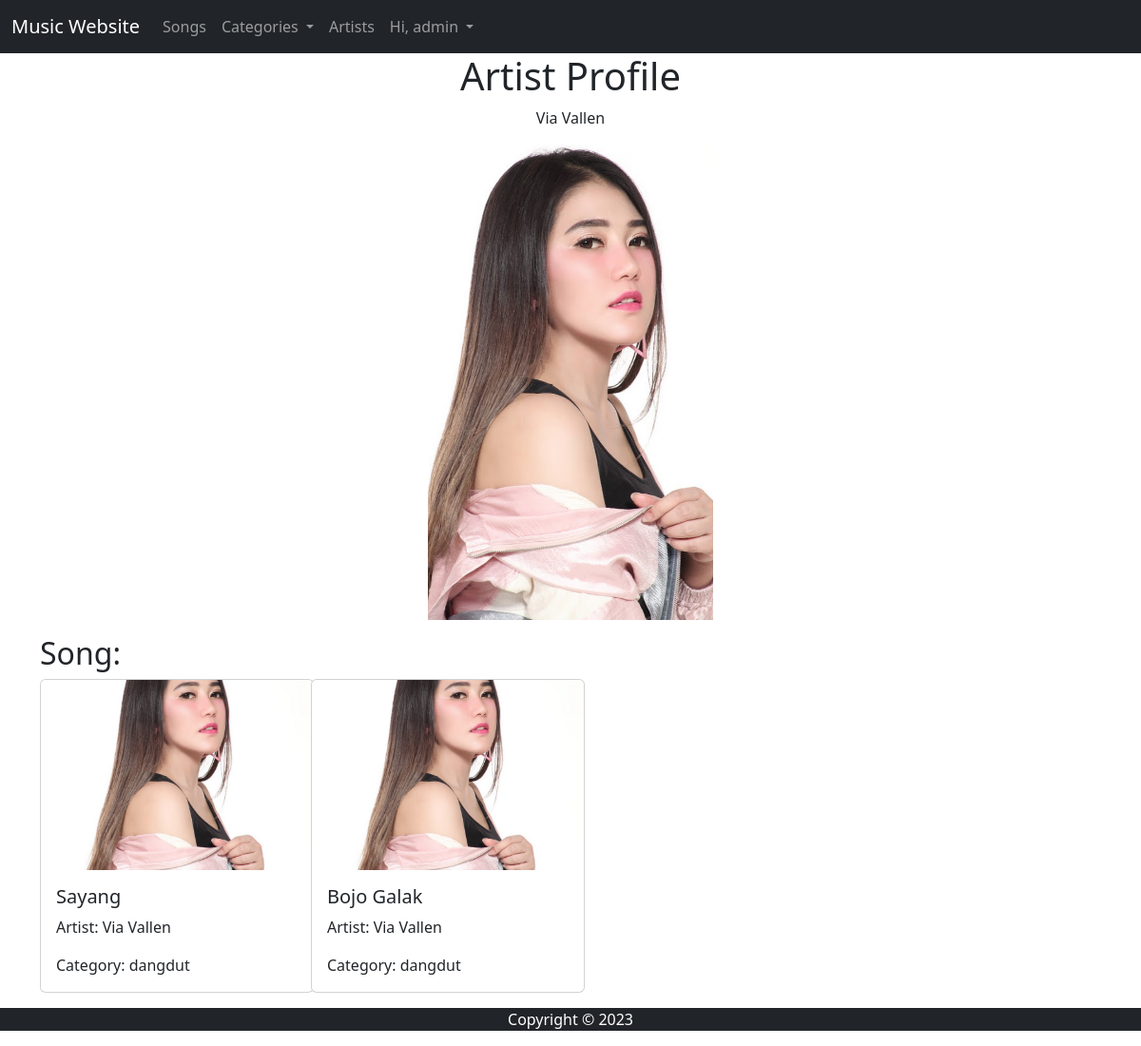
Page /page/user/artist.php?id=2 (signed in) on the committed database.
### tables this page shows
CREATE TABLE `artists` (
  `id` int(11) NOT NULL,
  `name` varchar(50) NOT NULL,
  `bio` text NOT NULL,
  `user_id` int(11) NOT NULL,
  `image` varchar(1024) NOT NULL
);

CREATE TABLE `songs` (
  `id` int(11) NOT NULL,
  `title` varchar(100) NOT NULL,
  `user_id` int(11) NOT NULL,
  `artist_id` int(11) NOT NULL,
  `image` varchar(1024) NOT NULL,
  `file` varchar(1024) NOT NULL,
  `category_id` int(11) NOT NULL,
  `date` datetime NOT NULL,
  `views` int(11) NOT NULL
);

CREATE TABLE `categories` (
  `id` int(11) NOT NULL,
  `category` varchar(30) NOT NULL,
  `disabled` tinyint(1) NOT NULL DEFAULT 0
);

### page/user/artist.php (the view, shortened to what this page needs)
<?php
    $id=$_GET['id'];
?>
<!DOCTYPE html>
<html lang="en">
<head>
    <link href="https://cdn.jsdelivr.net/npm/bootstrap@5.2.3/dist/css/bootstrap.min.css" rel="stylesheet">
</head>
<body>
<header class="bg-dark">
        <nav class="navbar navbar-expand-lg navbar-dark">
            <div class="container-fluid">
                <a class="navbar-brand" href="#">Music Website</a>
                <div class="collapse navbar-collapse" id="navbarNav">
                    <ul class="navbar-nav">
                        <li class="nav-item">
                            <a class="nav-link" href="songs.php">Songs</a>
                        </li>
                        <li class="nav-item dropdown">
                            <a class="nav-link dropdown-toggle" href="#" role="button" data-bs-toggle="dropdown" aria-expanded="false">
                                Categories
                            </a>
                        </li>
                        <li class="nav-item">
                            <a class="nav-link" href="artists.php">Artists</a>
                        </li>
                        <li class="nav-item dropdown">
                            <a class="nav-link dropdown-toggle" href="#" role="button" data-bs-toggle="dropdown" aria-expanded="false">
                                Hi, <?php echo $_SESSION['username'];?>
                            </a>
                        </li>
                    </ul>
                </div>
            </div>
        </nav>
    </header>
<main>
    <div class="container">
        <?php
            include '../../core/koneksi.php';
            $query = mysqli_query($konek, "SELECT songs.id AS song_id, categories.id AS category_id,artists.image AS artist_image, songs.*, artists.*, categories.*
            FROM songs
            INNER JOIN artists ON songs.artist_id = artists.id
            INNER JOIN categories ON songs.category_id = categories.id
            WHERE artists.id = $id");
            $artis = $query->fetch_assoc();
                    echo '
                    <div>
                        <h1 class="text-center">Artist Profile</h1>
                        <p class="text-center">'.$artis['name'].'</p>
                        <div><img class="card-img-top mx-auto d-block" src="../../poster/'.$artis['artist_image'].'" alt="Card image cap" style="height: 500px;width:300px;object-fit: cover;"></div>
                        <p class="text-center">'.$artis['bio'].'</p>
                        <h2>Song:</h2>
                    </div>
                    ';
         ?>
         <div class="row">
            <?php
            $query = mysqli_query($konek, "SELECT songs.id AS song_id, categories.id AS category_id,artists.image AS artist_image, songs.*, artists.*, categories.*
            FROM songs
            INNER JOIN artists ON songs.artist_id = artists.id
            INNER JOIN categories ON songs.category_id = categories.id
            WHERE artists.id = $id");
            if ($query->num_rows > 0) {
                while($row = $query->fetch_assoc()) {
                    echo '
                        <div class="col-md-3 mb-3">
                            <div class="card" style="width: 18rem;">
                                <a href="song.php?id='.$row['song_id'].'"><img class="card-img-top" src="../../poster/'.$row['image'].'" alt="Card image cap" style="height: 200px;object-fit: cover;"></a>
                                <div class="card-body">
                                    <h5 class="card-title">'.$row['title'].'</h5>
                                    <p class="card-text">Artist: '.$row['name'].'</p>
                                    <p class="card-text">Category: '.$row['category'].'</p>
                                </div>
                            </div>
                        </div>
                    ';
                }
            } else {
                echo "0 results";
            }
            ?>
        </div>
    </div>
</main>
    <footer class="bg-dark">
        <div class="container text-center text-white">
            <p>Copyright &copy; <?=date("Y")?></p>
        </div>
    </footer>
</body>
</html>

### page/user/artist.php (style rules this page uses)
.card-img-top { transition: transform 0.3s ease; }
.card { position: relative; overflow: hidden; }

### rows in the picture
artists: name "Via Vallen", image (picture)
songs: artist.image (picture), title "Sayang", artist.name "Via Vallen", category.category "dangdut"
songs: artist.image (picture), title "Bojo Galak", artist.name "Via Vallen", category.category "dangdut"

### other values in the picture
$_SESSION['username'] "admin"
